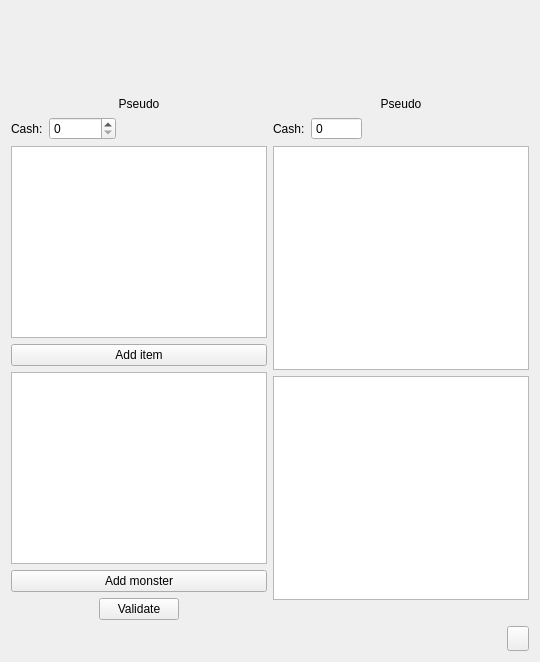
       <widget class="QWidget" name="page_trade">
        <property name="styleSheet">
         <string notr="true">#page_trade{background-image: url(:/CC/images/interface/player/background.jpg);}</string>
        </property>
        <layout class="QVBoxLayout" name="verticalLayout_22">
         <item>
          <layout class="QHBoxLayout" name="horizontalLayout_33">
           <item>
            <layout class="QVBoxLayout" name="verticalLayout_20">
             <item>
              <widget class="QLabel" name="tradePlayerImage">
               <property name="minimumSize">
                <size>
                 <width>0</width>
                 <height>80</height>
                </size>
               </property>
               <property name="pixmap">
                <pixmap resource="../../resources/client-resources.qrc">:/CC/images/player_default/front.png</pixmap>
               </property>
               <property name="alignment">
                <set>Qt::AlignCenter</set>
               </property>
              </widget>
             </item>
             <item>
              <widget class="QLabel" name="tradePlayerPseudo">
               <property name="styleSheet">
                <string notr="true">color: rgb(0, 0, 0);</string>
               </property>
               <property name="text">
                <string notr="true">Pseudo</string>
               </property>
               <property name="alignment">
                <set>Qt::AlignCenter</set>
               </property>
              </widget>
             </item>
             <item>
              <layout class="QHBoxLayout" name="horizontalLayout_30">
               <item>
                <widget class="QLabel" name="label_22">
                 <property name="text">
                  <string>Cash:</string>
                 </property>
                </widget>
               </item>
               <item>
                <widget class="QSpinBox" name="tradePlayerCash">
                 <property name="maximum">
                  <number>999999999</number>
                 </property>
                </widget>
               </item>
               <item>
                <spacer name="horizontalSpacer_26">
                 <property name="orientation">
                  <enum>Qt::Horizontal</enum>
                 </property>
                 <property name="sizeHint" stdset="0">
                  <size>
                   <width>40</width>
                   <height>20</height>
                  </size>
                 </property>
                </spacer>
               </item>
              </layout>
             </item>
             <item>
              <widget class="QListWidget" name="tradePlayerItems">
               <property name="iconSize">
                <size>
                 <width>48</width>
                 <height>48</height>
                </size>
               </property>
               <property name="movement">
                <enum>QListView::Static</enum>
               </property>
               <property name="viewMode">
                <enum>QListView::IconMode</enum>
               </property>
              </widget>
             </item>
             <item>
              <widget class="QPushButton" name="tradeAddItem">
               <property name="text">
                <string>Add item</string>
               </property>
              </widget>
             </item>
             <item>
              <widget class="QListWidget" name="tradePlayerMonsters">
               <property name="iconSize">
                <size>
                 <width>80</width>
                 <height>80</height>
                </size>
               </property>
               <property name="movement">
                <enum>QListView::Static</enum>
               </property>
               <property name="viewMode">
                <enum>QListView::IconMode</enum>
               </property>
              </widget>
             </item>
             <item>
              <widget class="QPushButton" name="tradeAddMonster">
               <property name="text">
                <string>Add monster</string>
               </property>
              </widget>
             </item>
             <item>
              <layout class="QHBoxLayout" name="horizontalLayout_32">
               <item>
                <spacer name="horizontalSpacer_28">
                 <property name="orientation">
                  <enum>Qt::Horizontal</enum>
                 </property>
                 <property name="sizeHint" stdset="0">
                  <size>
                   <width>40</width>
                   <height>20</height>
                  </size>
                 </property>
                </spacer>
               </item>
               <item>
                <widget class="QPushButton" name="tradeValidate">
                 <property name="text">
                  <string>Validate</string>
                 </property>
                </widget>
               </item>
               <item>
                <spacer name="horizontalSpacer_29">
                 <property name="orientation">
                  <enum>Qt::Horizontal</enum>
                 </property>
                 <property name="sizeHint" stdset="0">
                  <size>
                   <width>40</width>
                   <height>20</height>
                  </size>
                 </property>
                </spacer>
               </item>
              </layout>
             </item>
            </layout>
           </item>
           <item>
            <layout class="QVBoxLayout" name="verticalLayout_21">
             <item>
              <widget class="QLabel" name="tradeOtherImage">
               <property name="minimumSize">
                <size>
                 <width>0</width>
                 <height>80</height>
                </size>
               </property>
               <property name="pixmap">
                <pixmap resource="../../resources/client-resources.qrc">:/CC/images/player_default/front.png</pixmap>
               </property>
               <property name="alignment">
                <set>Qt::AlignCenter</set>
               </property>
              </widget>
             </item>
             <item>
              <widget class="QLabel" name="tradeOtherPseudo">
               <property name="styleSheet">
                <string notr="true">color: rgb(0, 0, 0);</string>
               </property>
               <property name="text">
                <string notr="true">Pseudo</string>
               </property>
               <property name="alignment">
                <set>Qt::AlignCenter</set>
               </property>
              </widget>
             </item>
             <item>
              <layout class="QHBoxLayout" name="horizontalLayout_31">
               <item>
                <widget class="QLabel" name="label_24">
                 <property name="text">
                  <string>Cash:</string>
                 </property>
                </widget>
               </item>
               <item>
                <widget class="QSpinBox" name="tradeOtherCash">
                 <property name="readOnly">
                  <bool>true</bool>
                 </property>
                 <property name="buttonSymbols">
                  <enum>QAbstractSpinBox::NoButtons</enum>
                 </property>
                 <property name="maximum">
                  <number>999999999</number>
                 </property>
                </widget>
               </item>
               <item>
                <spacer name="horizontalSpacer_27">
                 <property name="orientation">
                  <enum>Qt::Horizontal</enum>
                 </property>
                 <property name="sizeHint" stdset="0">
                  <size>
                   <width>40</width>
                   <height>20</height>
                  </size>
                 </property>
                </spacer>
               </item>
              </layout>
             </item>
             <item>
              <widget class="QListWidget" name="tradeOtherItems">
               <property name="iconSize">
                <size>
                 <width>48</width>
                 <height>48</height>
                </size>
               </property>
               <property name="movement">
                <enum>QListView::Static</enum>
               </property>
               <property name="viewMode">
                <enum>QListView::IconMode</enum>
               </property>
              </widget>
             </item>
             <item>
              <widget class="QListWidget" name="tradeOtherMonsters">
               <property name="iconSize">
                <size>
                 <width>80</width>
                 <height>80</height>
                </size>
               </property>
               <property name="movement">
                <enum>QListView::Static</enum>
               </property>
               <property name="viewMode">
                <enum>QListView::IconMode</enum>
               </property>
              </widget>
             </item>
             <item>
              <widget class="QLabel" name="tradeOtherStat">
               <property name="text">
                <string/>
               </property>
              </widget>
             </item>
            </layout>
           </item>
          </layout>
         </item>
         <item>
          <layout class="QHBoxLayout" name="horizontalLayout_34">
           <item>
            <spacer name="horizontalSpacer_30">
             <property name="orientation">
              <enum>Qt::Horizontal</enum>
             </property>
             <property name="sizeHint" stdset="0">
              <size>
               <width>40</width>
               <height>20</height>
              </size>
             </property>
            </spacer>
           </item>
           <item>
            <widget class="QToolButton" name="tradeCancel">
             <property name="minimumSize">
              <size>
               <width>22</width>
               <height>25</height>
              </size>
             </property>
             <property name="maximumSize">
              <size>
               <width>22</width>
               <height>25</height>
              </size>
             </property>
             <property name="styleSheet">
              <string notr="true">QToolButton::hover {
background-position:left center;
}
QToolButton::pressed {
background-position:left bottom;
}
QToolButton { 
background-image: url(:/CC/images/interface/quit.png);
border-image: url(:/CC/images/empty.png);
}</string>
             </property>
            </widget>
           </item>
          </layout>
         </item>
        </layout>
       </widget>
